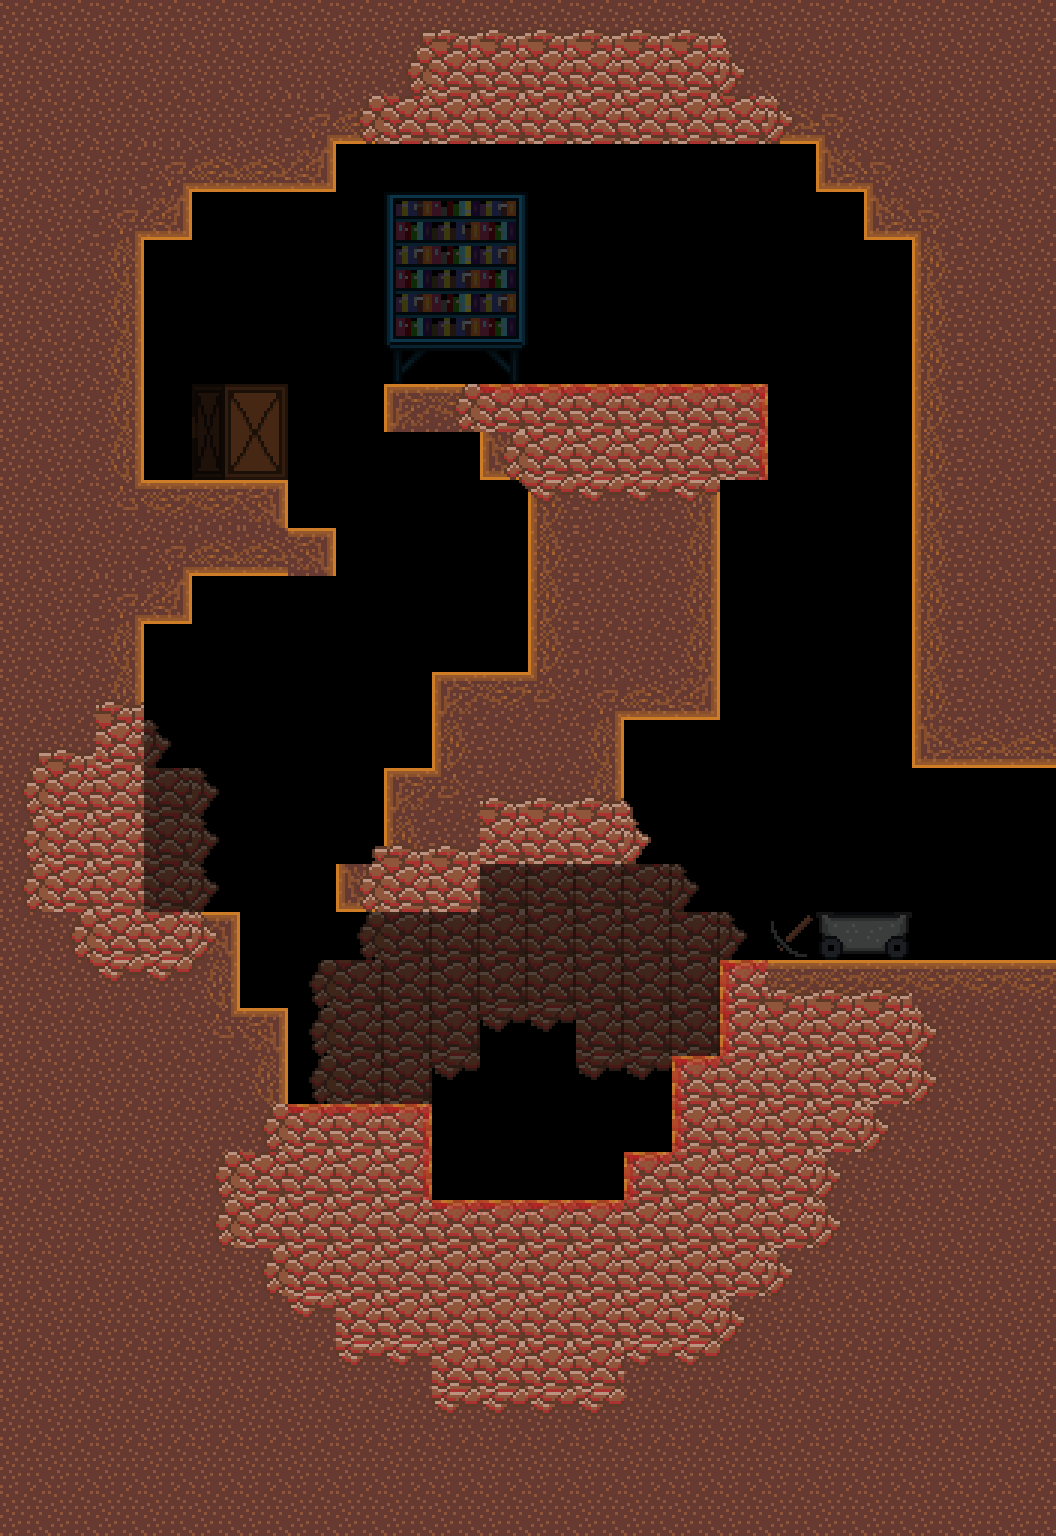

This game map was drawn from its Tiled (.tmx) file and the tilesets committed beside it. A one-line description and the trimmed map source follow:
An orthogonal 22x32 tile map with 48x48 px tiles, 2 tile layers (back_tiles, front), 3 tilesets and 28 objects (ManaChargePickup).

<map version="1.4" tiledversion="1.4.2" orientation="orthogonal" renderorder="right-down" width="22" height="32" tilewidth="48" tileheight="48" infinite="0" nextlayerid="20" nextobjectid="104">
 <tileset firstgid="1" name="tileset01" tilewidth="48" tileheight="48" tilecount="176" columns="16">
  <image source="tilesets/tileset01.png" width="768" height="528" />
 </tileset>
 <tileset firstgid="177" name="tileset02" tilewidth="48" tileheight="48" tilecount="121" columns="11">
  <image source="tilesets/tileset02.png" width="528" height="528" />
 </tileset>
 <tileset firstgid="298" name="objects" tilewidth="48" tileheight="48" tilecount="64" columns="8">
  <image source="objects.png" width="384" height="384" />
 </tileset>
 <imagelayer id="17" name="Image Layer 1">
  <image source="Backgrounds/fire_back.png" width="1024" height="576" />
 </imagelayer>
 <imagelayer id="18" name="Image Layer 2">
  <image source="Backgrounds/fire_far.png" width="1024" height="576" />
 </imagelayer>
 <imagelayer id="19" name="Image Layer 3">
  <image source="Backgrounds/fire_front.png" width="1024" height="576" />
 </imagelayer>
 <layer id="11" name="back_tiles" width="22" height="32">
  <properties>
   <property name="tileset" type="int" value="1" />
  </properties>
  <data>[704 cells, 500 non-empty, 19 distinct tile ids]</data>
 </layer>
 <layer id="12" name="front" width="22" height="32">
  <properties>
   <property name="tileset" type="int" value="1" />
  </properties>
  <data>[704 cells, 103 non-empty, 29 distinct tile ids]</data>
 </layer>
 <objectgroup color="#ffaa00" id="16" name="spawnpoints">
  <object id="99" x="1008" y="768" width="48" height="48">
   <properties>
    <property name="id" type="int" value="0" />
   </properties>
  </object>
 </objectgroup>
 <objectgroup id="14" name="objects">
  <object id="103" type="ManaChargePickup" gid="304" x="576" y="336" width="48" height="48">
   <properties>
    <property name="id" type="int" value="1" />
    <property name="lore" type="int" value="6" />
    <property name="text" value="Fear will control the weak towards egotistical goals" />
   </properties>
  </object>
 </objectgroup>
 <objectgroup color="#0000ff" id="13" name="walls">
  <object id="24" x="144" y="144" width="192" height="48" />
  <object id="48" x="720" y="960" width="336" height="576" />
  <object id="49" x="384" y="384" width="384" height="48" />
  <object id="50" x="144" y="0" width="768" height="144" />
  <object id="51" x="144" y="192" width="48" height="48" />
  <object id="53" x="480" y="432" width="288" height="48" />
  <object id="54" x="528" y="480" width="192" height="192" />
  <object id="55" x="816" y="144" width="48" height="48" />
  <object id="56" x="0" y="0" width="144" height="1536" />
  <object id="57" x="144" y="480" width="144" height="96" />
  <object id="58" x="288" y="528" width="48" height="48" />
  <object id="59" x="144" y="576" width="48" height="48" />
  <object id="62" x="912" y="0" width="144" height="768" />
  <object id="63" x="432" y="720" width="192" height="48" />
  <object id="64" x="432" y="672" width="288" height="48" />
  <object id="66" x="672" y="1056" width="48" height="480" />
  <object id="67" x="384" y="768" width="240" height="96" />
  <object id="69" x="144" y="912" width="96" height="624" />
  <object id="70" x="336" y="864" width="144" height="48" />
  <object id="71" x="240" y="1008" width="48" height="528" />
  <object id="72" x="288" y="1104" width="48" height="432" />
  <object id="75" x="336" y="1104" width="96" height="432" />
  <object id="89" x="624" y="1152" width="48" height="384" />
  <object id="90" x="432" y="1200" width="192" height="336" />
  <object id="102" x="864" y="144" width="48" height="96" />
 </objectgroup>
 <objectgroup color="#00ff00" id="15" name="doors">
  <object id="100" x="1104" y="768" width="48" height="192">
   <properties>
    <property name="horizontal" type="bool" value="false" />
    <property name="id_point" type="int" value="3" />
    <property name="id_room" type="int" value="2" />
   </properties>
  </object>
 </objectgroup>
</map>
